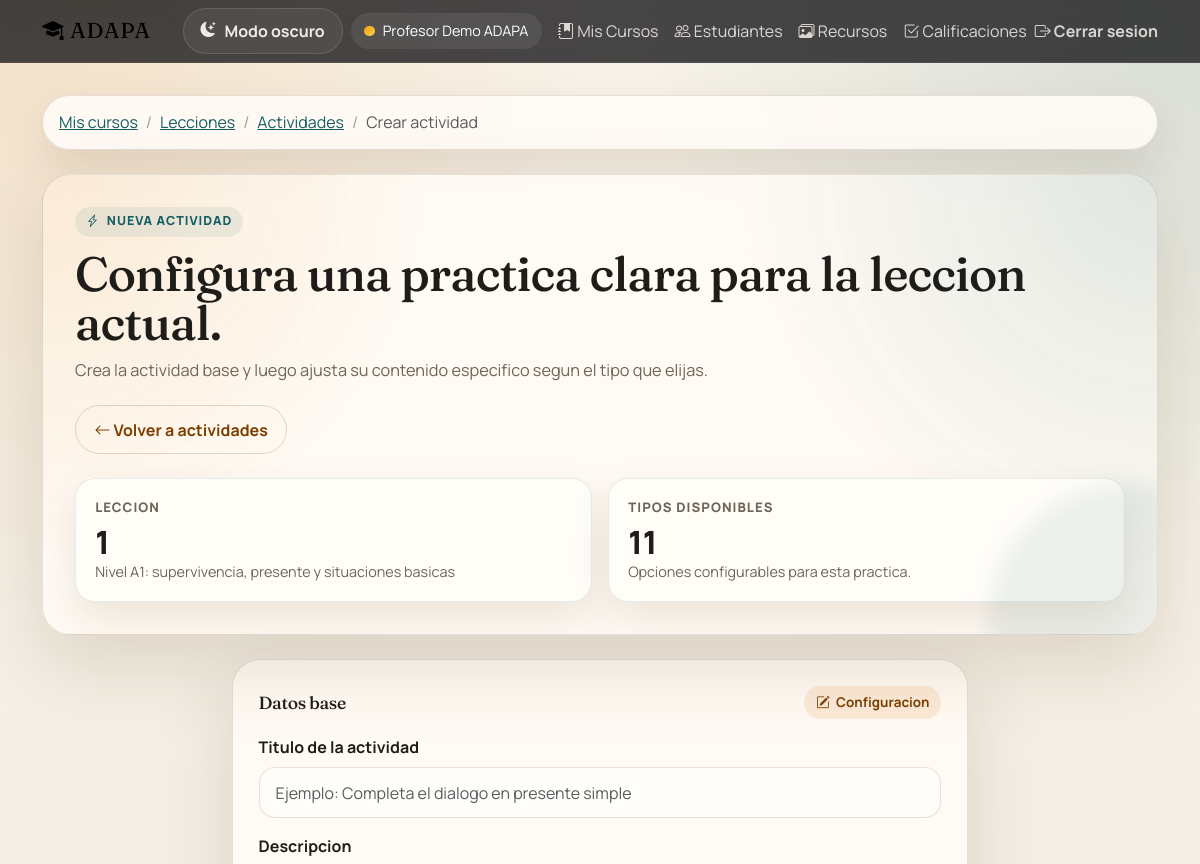
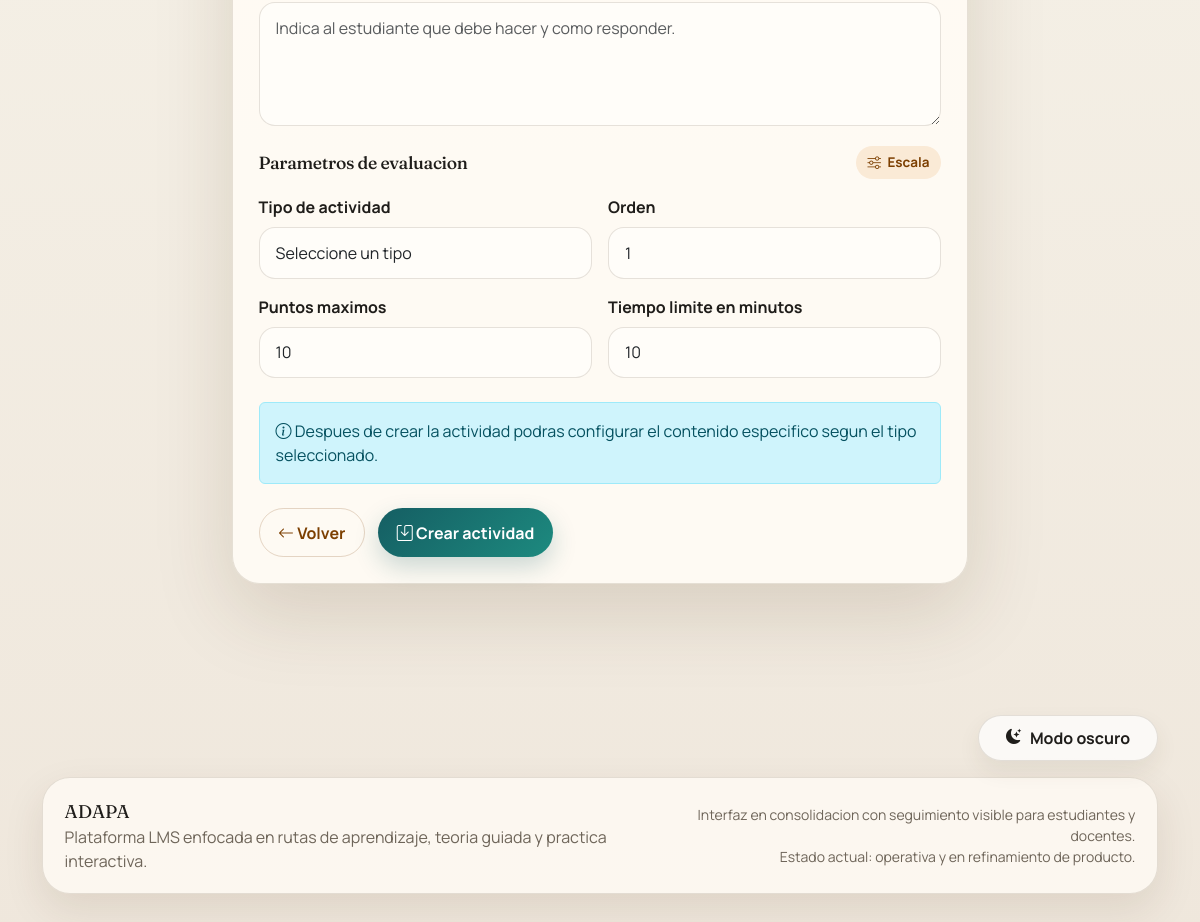
The app's page /profesor/lecciones/33/actividades/create (signed in) with its own data (2 pictures, top to bottom).
### tables this page shows
CREATE TABLE `lecciones` (
  `id` int(11) NOT NULL AUTO_INCREMENT,
  `curso_id` int(11) NOT NULL,
  `titulo` varchar(255) NOT NULL,
  `descripcion` text DEFAULT NULL,
  `orden` int(11) NOT NULL DEFAULT 0,
  `duracion_minutos` int(11) DEFAULT NULL,
  `es_obligatoria` tinyint(1) NOT NULL DEFAULT 1,
  `estado` enum('borrador','publicada','archivada') NOT NULL DEFAULT 'borrador',
  `fecha_creacion` timestamp NOT NULL DEFAULT current_timestamp(),
  `fecha_actualizacion` timestamp NOT NULL DEFAULT current_timestamp() ON UPDATE current_timestamp(),
  PRIMARY KEY (`id`),
  KEY `curso_id` (`curso_id`),
  KEY `idx_lecciones_orden` (`curso_id`,`orden`),
  CONSTRAINT `lecciones_ibfk_1` FOREIGN KEY (`curso_id`) REFERENCES `cursos` (`id`) ON DELETE CASCADE
);

### views/profesor/actividades/create.php (the view, shortened to what the rows shown need)
<?php require_once __DIR__ . '/../../partials/header.php'; ?>
<div class="container">
    <nav aria-label="breadcrumb" class="mb-4">
        <ol class="breadcrumb">
            <li class="breadcrumb-item"><a href="<?php echo url('/profesor/cursos'); ?>">Mis cursos</a></li>
            <li class="breadcrumb-item"><a href="<?php echo url('/profesor/cursos/' . $leccion->curso_id . '/lecciones'); ?>">Lecciones</a></li>
            <li class="breadcrumb-item"><a href="<?php echo url('/profesor/lecciones/' . $leccion->id . '/actividades'); ?>">Actividades</a></li>
            <li class="breadcrumb-item active" aria-current="page">Crear actividad</li>
        </ol>
    </nav>
    <section class="page-hero mb-4">
        <span class="eyebrow"><i class="bi bi-lightning-charge"></i> Nueva actividad</span>
        <h1 class="page-title">Configura una practica clara para la leccion actual.</h1>
        <p class="page-subtitle">
            Crea la actividad base y luego ajusta su contenido especifico segun el tipo que elijas.
        </p>
        <div class="hero-actions">
            <a href="<?php echo url('/profesor/lecciones/' . $leccion->id . '/actividades'); ?>" class="btn btn-outline-secondary">
                <i class="bi bi-arrow-left"></i> Volver a actividades
            </a>
        </div>
        <div class="metric-grid">
            <div class="metric-card">
                <div class="metric-label">Leccion</div>
                <div class="metric-value"><?php echo (int) $leccion->orden; ?></div>
                <div class="metric-note"><?php echo htmlspecialchars($leccion->titulo); ?></div>
            </div>
            <div class="metric-card">
                <div class="metric-label">Tipos disponibles</div>
                <div class="metric-value"><?php echo count($tipos_actividad); ?></div>
                <div class="metric-note">Opciones configurables para esta practica.</div>
            </div>
        </div>
    </section>
    <div class="row justify-content-center">
        <div class="col-xl-8 col-lg-9">
            <div class="form-shell">
                <div class="card-body">
                    <form method="POST">
                        <section class="form-section">
                            <div class="section-title">
                                <h2 class="form-section-title">Datos base</h2>
                                <span class="soft-badge"><i class="bi bi-pencil-square"></i> Configuracion</span>
                            </div>
                            <div class="mb-3">
                                <label for="titulo" class="form-label">Titulo de la actividad</label>
                                <input type="text" class="form-control" id="titulo" name="titulo" required placeholder="Ejemplo: Completa el dialogo en presente simple">
                            </div>
                            <div class="mb-3">
                                <label for="descripcion" class="form-label">Descripcion</label>
                                <textarea class="form-control" id="descripcion" name="descripcion" rows="4" required placeholder="Indica al estudiante que debe hacer y como responder."></textarea>
                            </div>
                        </section>
                        <section class="form-section">
                            <div class="section-title">
                                <h2 class="form-section-title">Parametros de evaluacion</h2>
                                <span class="soft-badge"><i class="bi bi-sliders"></i> Escala</span>
                            </div>
                            <div class="row g-3">
                                <div class="col-md-6">
                                    <label for="tipo_actividad" class="form-label">Tipo de actividad</label>
                                    <select class="form-select" id="tipo_actividad" name="tipo_actividad" required>
                                        <option value="">Seleccione un tipo</option>
                                    </select>
                                </div>
                                <div class="col-md-6">
                                    <label for="orden" class="form-label">Orden</label>
                                    <input type="number" class="form-control" id="orden" name="orden" value="1" min="1" required>
                                </div>
                                <div class="col-md-6">
                                    <label for="puntos_maximos" class="form-label">Puntos maximos</label>
                                    <input type="number" class="form-control" id="puntos_maximos" name="puntos_maximos" value="10" min="1" required>
                                </div>
                                <div class="col-md-6">
                                    <label for="tiempo_limite_minutos" class="form-label">Tiempo limite en minutos</label>
                                    <input type="number" class="form-control" id="tiempo_limite_minutos" name="tiempo_limite_minutos" value="10" min="1" required>
                                </div>
                            </div>
                        </section>
                        <div class="alert alert-info mt-4" role="alert">
                            <i class="bi bi-info-circle"></i>
                            Despues de crear la actividad podras configurar el contenido especifico segun el tipo seleccionado.
                        </div>
                        <div class="responsive-actions mt-4">
                            <a href="<?php echo url('/profesor/lecciones/' . $leccion->id . '/actividades'); ?>" class="btn btn-outline-secondary">
                                <i class="bi bi-arrow-left"></i> Volver
                            </a>
                            <button type="submit" class="btn btn-primary">
                                <i class="bi bi-save"></i> Crear actividad
                            </button>
                        </div>
                    </form>
                </div>
            </div>
        </div>
    </div>
</div>
<?php require_once __DIR__ . '/../../partials/footer.php'; ?>

### core/Router.php (shortened to what the rows shown need)
<?php
class Router {
    private $routes = [];
    private $basePath;
    public function __construct() {
        $this->basePath = BASE_URL;
    }
    public function add($method, $route, $controller, $action) {
        $this->routes[$method][$route] = ['controller' => $controller, 'action' => $action];
    }
    public function dispatch($uri, $method) {
        $uri = $this->removeBasePath($uri);
        foreach ($this->routes[$method] as $route => $routeInfo) {
            $pattern = preg_replace('/\{[^}]+\}/', '([^/]+)', $route);
            $pattern = '#^' . $pattern . '$#';
            if (preg_match($pattern, $uri, $matches)) {
                array_shift($matches);
                $action = $routeInfo['action'];
                $controllerInstance = new $controllerClass();
                if (method_exists($controllerInstance, $action)) {
                    call_user_func_array([$controllerInstance, $action], $matches);
                } else {
                    http_response_code(404);
                    echo "404 Method Not Found";
                }
                return;
            }
        }
    }
    private function removeBasePath($uri) {
        if (strpos($uri, $this->basePath) === 0) {
            $uri = substr($uri, strlen($this->basePath));
        }
        return $uri;
    }
}

### records on screen
lecciones: orden "1", titulo "Nivel A1: supervivencia, presente y situaciones basicas"
